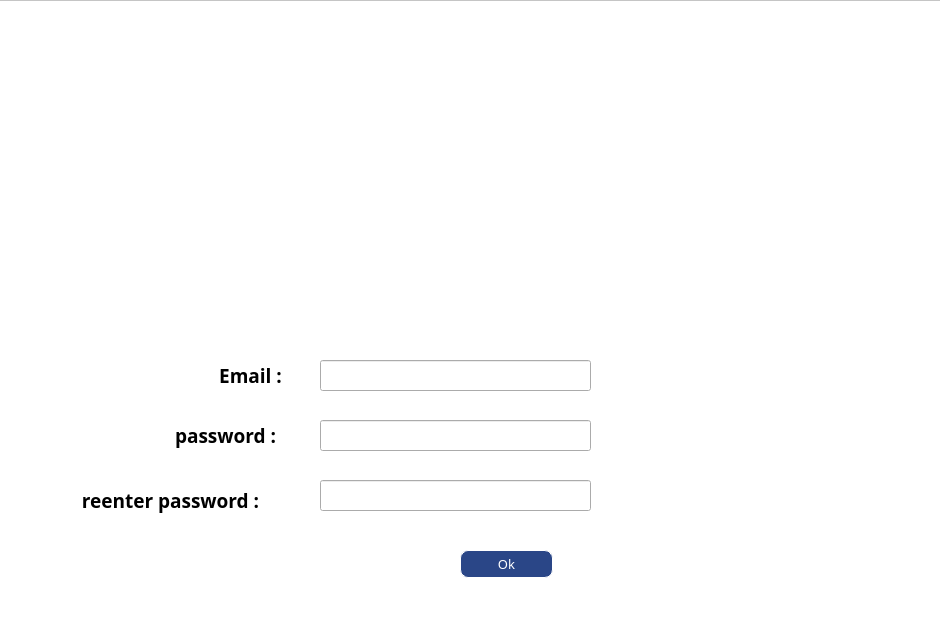
<?xml version="1.0" encoding="UTF-8"?>
<ui version="4.0">
 <class>Dialog</class>
 <widget class="QDialog" name="Dialog">
  <property name="geometry">
   <rect>
    <x>0</x>
    <y>0</y>
    <width>940</width>
    <height>617</height>
   </rect>
  </property>
  <property name="windowTitle">
   <string>Dialog</string>
  </property>
  <widget class="QPushButton" name="pushButton">
   <property name="geometry">
    <rect>
     <x>460</x>
     <y>550</y>
     <width>93</width>
     <height>28</height>
    </rect>
   </property>
   <property name="font">
    <font>
     <family>Lucida Handwriting</family>
     <pointsize>10</pointsize>
    </font>
   </property>
   <property name="styleSheet">
    <string notr="true">QPushButton{
	background-color:rgb(42, 70, 135);
	color:rgb(255,255,255);
	border:1px outset rgb(255, 255, 255);
	border-radius:8px;
} </string>
   </property>
   <property name="text">
    <string>Ok</string>
   </property>
  </widget>
  <widget class="QListView" name="listView">
   <property name="geometry">
    <rect>
     <x>-20</x>
     <y>0</y>
     <width>1141</width>
     <height>771</height>
    </rect>
   </property>
   <property name="styleSheet">
    <string notr="true">background-image: url(&quot;C:/Users/KEVIN/Desktop/Login_system/Login_system/login_system&quot;);
background-color: rgb(255, 255, 255);
</string>
   </property>
  </widget>
  <widget class="QLabel" name="label">
   <property name="geometry">
    <rect>
     <x>180</x>
     <y>360</y>
     <width>141</width>
     <height>31</height>
    </rect>
   </property>
   <property name="palette">
    <palette>
     <active>
      <colorrole role="Button">
       <brush brushstyle="SolidPattern">
        <color alpha="255">
         <red>255</red>
         <green>255</green>
         <blue>255</blue>
        </color>
       </brush>
      </colorrole>
      <colorrole role="Base">
       <brush brushstyle="SolidPattern">
        <color alpha="255">
         <red>255</red>
         <green>255</green>
         <blue>255</blue>
        </color>
       </brush>
      </colorrole>
      <colorrole role="Window">
       <brush brushstyle="SolidPattern">
        <color alpha="255">
         <red>255</red>
         <green>255</green>
         <blue>255</blue>
        </color>
       </brush>
      </colorrole>
     </active>
     <inactive>
      <colorrole role="Button">
       <brush brushstyle="SolidPattern">
        <color alpha="255">
         <red>255</red>
         <green>255</green>
         <blue>255</blue>
        </color>
       </brush>
      </colorrole>
      <colorrole role="Base">
       <brush brushstyle="SolidPattern">
        <color alpha="255">
         <red>255</red>
         <green>255</green>
         <blue>255</blue>
        </color>
       </brush>
      </colorrole>
      <colorrole role="Window">
       <brush brushstyle="SolidPattern">
        <color alpha="255">
         <red>255</red>
         <green>255</green>
         <blue>255</blue>
        </color>
       </brush>
      </colorrole>
     </inactive>
     <disabled>
      <colorrole role="Button">
       <brush brushstyle="SolidPattern">
        <color alpha="255">
         <red>255</red>
         <green>255</green>
         <blue>255</blue>
        </color>
       </brush>
      </colorrole>
      <colorrole role="Base">
       <brush brushstyle="SolidPattern">
        <color alpha="255">
         <red>255</red>
         <green>255</green>
         <blue>255</blue>
        </color>
       </brush>
      </colorrole>
      <colorrole role="Window">
       <brush brushstyle="SolidPattern">
        <color alpha="255">
         <red>255</red>
         <green>255</green>
         <blue>255</blue>
        </color>
       </brush>
      </colorrole>
     </disabled>
    </palette>
   </property>
   <property name="font">
    <font>
     <family>Lucida Calligraphy</family>
    </font>
   </property>
   <property name="mouseTracking">
    <bool>true</bool>
   </property>
   <property name="tabletTracking">
    <bool>false</bool>
   </property>
   <property name="focusPolicy">
    <enum>Qt::NoFocus</enum>
   </property>
   <property name="layoutDirection">
    <enum>Qt::RightToLeft</enum>
   </property>
   <property name="styleSheet">
    <string notr="true">background-color: rgb(255, 255, 255);
border-color: rgb(255, 255, 255);</string>
   </property>
   <property name="frameShape">
    <enum>QFrame::NoFrame</enum>
   </property>
   <property name="frameShadow">
    <enum>QFrame::Plain</enum>
   </property>
   <property name="lineWidth">
    <number>0</number>
   </property>
   <property name="midLineWidth">
    <number>0</number>
   </property>
   <property name="text">
    <string>&lt;html&gt;&lt;head/&gt;&lt;body&gt;&lt;p align=&quot;center&quot;&gt;&lt;span style=&quot; font-size:14pt; font-weight:600;&quot;&gt;Email :&lt;/span&gt;&lt;/p&gt;&lt;/body&gt;&lt;/html&gt;</string>
   </property>
   <property name="textFormat">
    <enum>Qt::RichText</enum>
   </property>
  </widget>
  <widget class="QLabel" name="label_2">
   <property name="geometry">
    <rect>
     <x>130</x>
     <y>420</y>
     <width>191</width>
     <height>31</height>
    </rect>
   </property>
   <property name="font">
    <font>
     <family>Lucida Handwriting</family>
    </font>
   </property>
   <property name="frameShape">
    <enum>QFrame::Panel</enum>
   </property>
   <property name="frameShadow">
    <enum>QFrame::Raised</enum>
   </property>
   <property name="lineWidth">
    <number>0</number>
   </property>
   <property name="text">
    <string>&lt;html&gt;&lt;head/&gt;&lt;body&gt;&lt;p align=&quot;center&quot;&gt;&lt;span style=&quot; font-size:14pt; font-weight:600;&quot;&gt;password :&lt;/span&gt;&lt;/p&gt;&lt;/body&gt;&lt;/html&gt;</string>
   </property>
  </widget>
  <widget class="QLabel" name="label_3">
   <property name="geometry">
    <rect>
     <x>20</x>
     <y>480</y>
     <width>301</width>
     <height>41</height>
    </rect>
   </property>
   <property name="font">
    <font>
     <family>Lucida Handwriting</family>
    </font>
   </property>
   <property name="frameShape">
    <enum>QFrame::Panel</enum>
   </property>
   <property name="frameShadow">
    <enum>QFrame::Raised</enum>
   </property>
   <property name="lineWidth">
    <number>0</number>
   </property>
   <property name="text">
    <string>&lt;html&gt;&lt;head/&gt;&lt;body&gt;&lt;p align=&quot;center&quot;&gt;&lt;span style=&quot; font-size:14pt; font-weight:600;&quot;&gt;reenter password :&lt;/span&gt;&lt;/p&gt;&lt;/body&gt;&lt;/html&gt;</string>
   </property>
  </widget>
  <widget class="QLineEdit" name="lineEdit">
   <property name="geometry">
    <rect>
     <x>320</x>
     <y>360</y>
     <width>271</width>
     <height>31</height>
    </rect>
   </property>
   <property name="font">
    <font>
     <family>Times New Roman</family>
     <pointsize>12</pointsize>
    </font>
   </property>
   <property name="text">
    <string/>
   </property>
  </widget>
  <widget class="QLineEdit" name="lineEdit_2">
   <property name="geometry">
    <rect>
     <x>320</x>
     <y>420</y>
     <width>271</width>
     <height>31</height>
    </rect>
   </property>
   <property name="font">
    <font>
     <family>Times New Roman</family>
     <pointsize>12</pointsize>
    </font>
   </property>
   <property name="text">
    <string/>
   </property>
  </widget>
  <widget class="QLineEdit" name="lineEdit_3">
   <property name="geometry">
    <rect>
     <x>320</x>
     <y>480</y>
     <width>271</width>
     <height>31</height>
    </rect>
   </property>
   <property name="font">
    <font>
     <family>Times New Roman</family>
     <pointsize>12</pointsize>
    </font>
   </property>
  </widget>
  <widget class="QLabel" name="label_4">
   <property name="geometry">
    <rect>
     <x>320</x>
     <y>520</y>
     <width>271</width>
     <height>31</height>
    </rect>
   </property>
   <property name="font">
    <font>
     <family>Times New Roman</family>
     <weight>75</weight>
     <italic>true</italic>
     <bold>true</bold>
    </font>
   </property>
   <property name="toolTip">
    <string>&lt;html&gt;&lt;head/&gt;&lt;body&gt;&lt;p&gt;&lt;br/&gt;&lt;/p&gt;&lt;/body&gt;&lt;/html&gt;</string>
   </property>
   <property name="styleSheet">
    <string notr="true">QLable
{
	background-color: rgb(255,0,0);
	border:1px outset rgb(255, 255, 255);
	border-radius:8px;
} </string>
   </property>
   <property name="text">
    <string>&lt;!DOCTYPE HTML PUBLIC &quot;-//W3C//DTD HTML 4.0//EN&quot; &quot;http://www.w3.org/TR/REC-html40/strict.dtd&quot;&gt;
&lt;html&gt;&lt;head&gt;&lt;meta name=&quot;qrichtext&quot; content=&quot;1&quot; /&gt;&lt;style type=&quot;text/css&quot;&gt;
p, li { white-space: pre-wrap; }
&lt;/style&gt;&lt;/head&gt;&lt;body style=&quot; font-family:'Times New Roman'; font-size:9pt; font-weight:600; font-style:italic;&quot;&gt;
&lt;p style=&quot;-qt-paragraph-type:empty; margin-top:12px; margin-bottom:12px; margin-left:0px; margin-right:0px; -qt-block-indent:0; text-indent:0px;&quot;&gt;&lt;br /&gt;&lt;/p&gt;&lt;/body&gt;&lt;/html&gt;</string>
   </property>
   <property name="margin">
    <number>0</number>
   </property>
  </widget>
  <zorder>listView</zorder>
  <zorder>pushButton</zorder>
  <zorder>label</zorder>
  <zorder>label_2</zorder>
  <zorder>label_3</zorder>
  <zorder>lineEdit</zorder>
  <zorder>lineEdit_2</zorder>
  <zorder>lineEdit_3</zorder>
  <zorder>label_4</zorder>
 </widget>
 <resources/>
 <connections/>
</ui>
